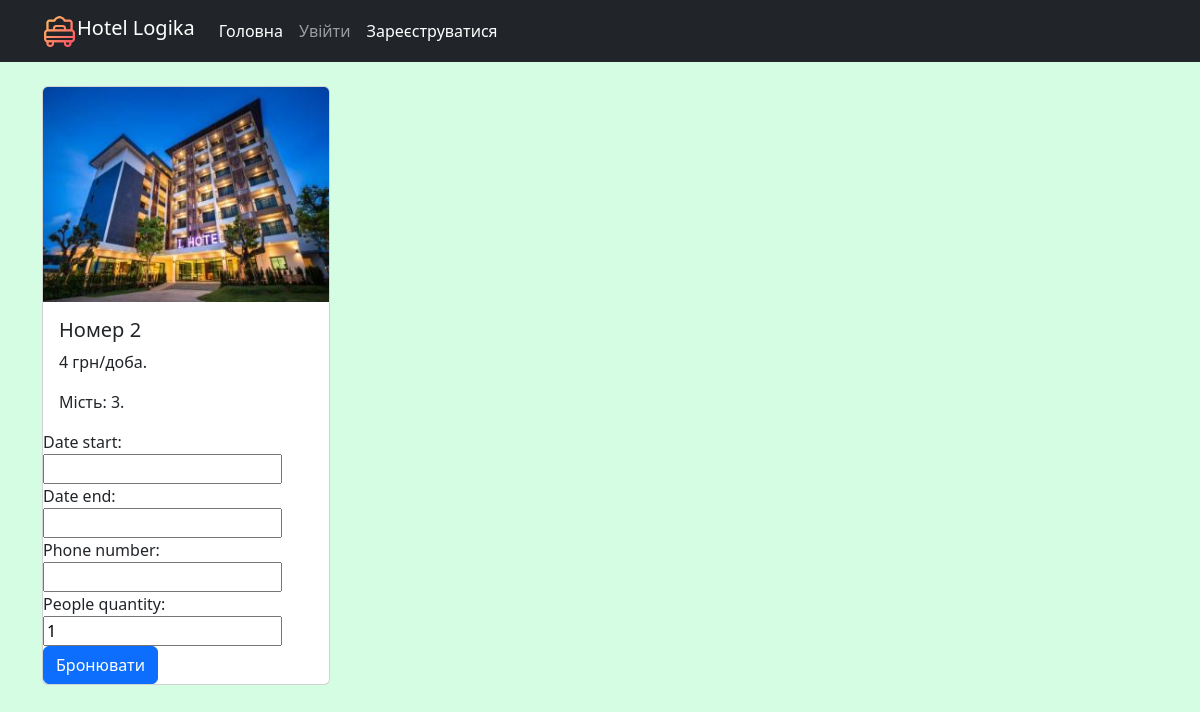
The page /booking/2/ on the database its author committed.
### reservation/models.py (models this page shows, shortened)
class Room(models.Model):
    number = models.PositiveIntegerField()
    description = models.TextField(null=True, blank=True)
    place = models.PositiveIntegerField(default=1)
    price = models.PositiveIntegerField()
    image = models.ImageField(upload_to='rooms_image')
    type_room = models.ForeignKey(TypeRoom, on_delete=models.CASCADE)
    class Meta:
        ordering = ['price']  # Сортування за ціною
        verbose_name = "room"  # Назва в однині в адмінці
        verbose_name_plural = "Rooms" #Назва в множині

### reservation/views.py (the view, shortened to what this page needs)
# urls.py: path('booking/<int:id_room>/', booking, name='booking')
def booking(request, id_room):
    room = get_object_or_404(Room, id=id_room)
    form = BookingForm()
    context = {
        'room': room,
        'form': form,
    }
    return render(request, template_name='booking.html', context=context)

### reservation/forms.py
class BookingForm(forms.ModelForm):
    class Meta:
        model = Reservation
        fields = [
            'date_start',
            'date_end',
            'phone_number',
            'people_quantity'
        ]

### templates/booking.html (shortened to what this page needs)
{% extends 'base.html' %}
{% block content %}
        <div class="card" style="width: 18rem;">
          <img src="{{room.image.url}}" class="card-img-top">
          <div class="card-body">
            <h5 class="card-title">Номер {{room.number}}</h5>
            <p class="card-text">{{room.price}} грн/доба.</p>
            <p class="card-text">Мість: {{room.place}}.</p>
          </div>
            <form action="" method="post">
                {{form.as_div}}
                <button type="submit" class="btn btn-primary">Бронювати</button>
            </form>
        </div>
{% endblock %}

### static/css/style.css (style rules this page uses)
body { background-color: #d4fde3; color: black; }

### rows shown on the page
Room: image (picture), number "2", price "4", place "3"
